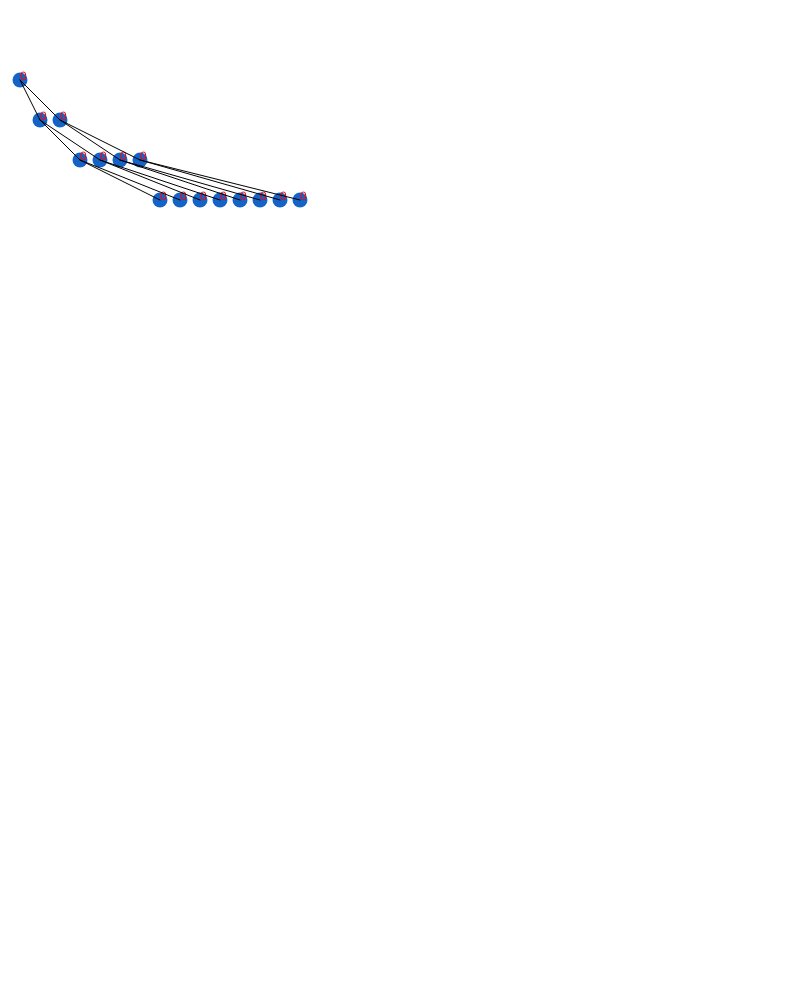
Frame 1 (no input)
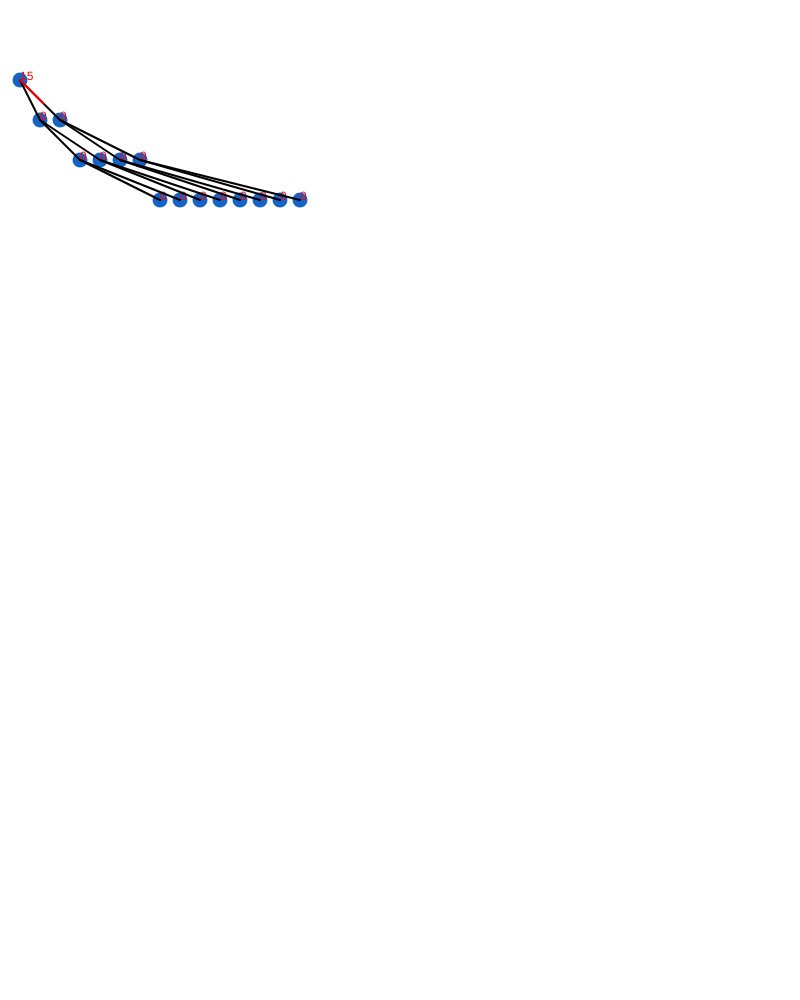
Frame 60 (no input)
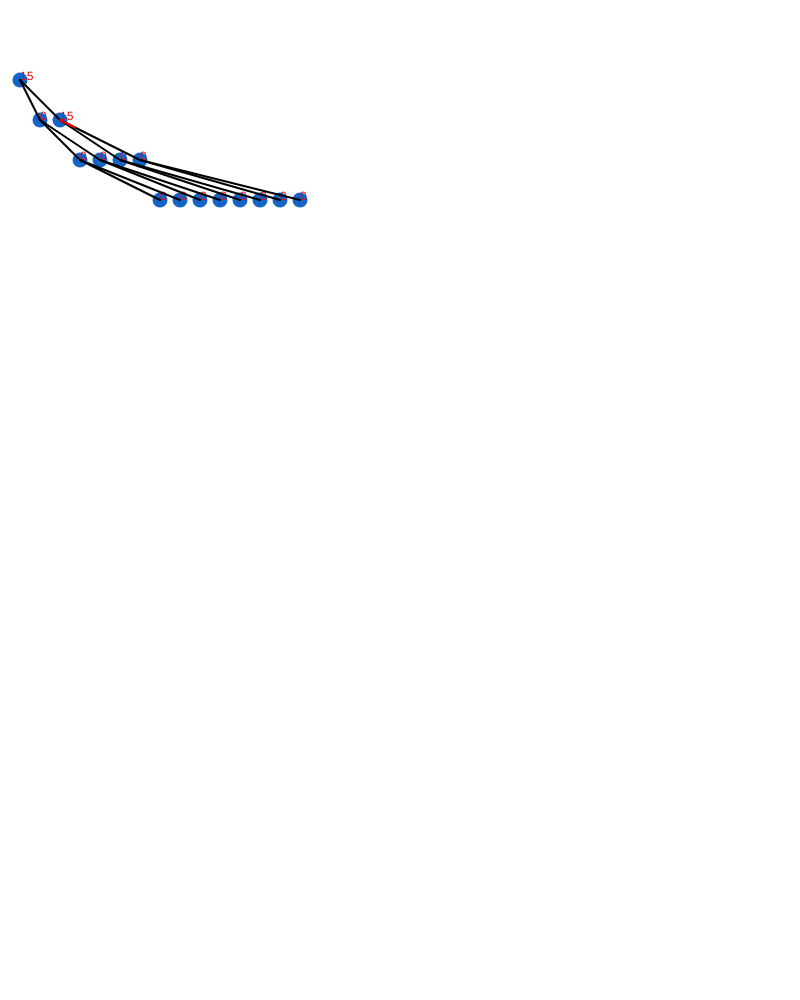
Frame 120 (the mouse pressed at the canvas centre since frame 60)

The p5.js sketch that drew these frames (run headless with seeded random() and noise() and a simulated clock; from frame 60 on, the mouse is pressed at the canvas centre):

// p5.js sketch
// ── sketch.js
let speed = 1;
let ready = true;

class SegNode {
  constructor(x, y, idx, val, c1, c2, leaf) {
    this.idx = idx;
    this.val = val;
    this.leaf = leaf;
    this.c1 = c1;
    this.c2 = c2;
    this.start = createVector(x, y);
    this.animTarget = createVector(x, y);
    this.angle = 0.0;
    this.animating = false;
    this.jobQueue = null;
    this.valQueue = null;
    this.destQueue = null;
  }

  propagate(s, e) {
    this.s = s;
    this.e = e;
    if (this.leaf) return;
    const m = Math.floor((s + e) / 2);
    this.c1.propagate(s, m);
    this.c2.propagate(m + 1, e);
  }

  showDotPair() {
    push();
    fill(20, 100, 200);
    noStroke();
    ellipse(this.start.x, this.start.y, 15);
    fill("red");
    text(this.val, this.start.x, this.start.y);
    //console.log(`showing at ${this.start.x} ${this.start.y}`);
    pop();
  }

  showLine() {
    if (this.leaf) return;
    stroke("black");
    line(this.start.x, this.start.y, this.c1.start.x, this.c1.start.y);
    line(this.start.x, this.start.y, this.c2.start.x, this.c2.start.y);
    if (this.animating) {
      // console.log("animating");
      stroke("red");
      strokeWeight(2);
      line(this.start.x, this.start.y, this.animTarget.x, this.animTarget.y);
    }
  }

  animateLine(target, val) {
    if (this.animating === false) {
      return;
    }
    this.animTarget.x = map(
      this.angle,
      0,
      100,
      this.start.x,
      target.start.x,
      1
    );
    this.animTarget.y = map(
      this.angle,
      0,
      100,
      this.start.y,
      target.start.y,
      1
    );

    // this.current = createVector(tempX, tempY);

    if (
      this.animTarget.x == target.start.x &&
      this.animTarget.y == target.start.y
    ) {
      this.animating = false;
      this.animTarget = this.start.copy();
      this.jobQueue = null;
      target.update(this.valQueue, this.destQueue);
      this.valQueue = null;
      this.destQueue = null;
    }
    this.angle += speed;
  }

  update(val, dest) {
    // console.log("lesgo");
    this.val += val;
    if (this.leaf) {
      ready = true;
      return;
    }

    if (dest <= this.c1.e && this.c1.s <= dest) {
      // console.log("c1");
      this.animating = true;
      this.jobQueue = this.c1;
    } else if (dest <= this.c2.e && this.c2.s <= dest) {
      // console.log("c2");
      this.animating = true;
      this.jobQueue = this.c2;
    }
    this.valQueue = val;
    this.destQueue = dest;
  }
  updateAnimations() {
    if (this.jobQueue) this.animateLine(this.jobQueue);
  }
}
class segtree {
  constructor(size) {
    let sz = 1;
    while (sz <= size) sz *= 2;
    this.size = sz;
    this.tree = new Array(sz * 2);
  }
  update(pos, val) {
    let idx = pos + this.size - 1;
    while (idx > 0) {
      this.tree[idx] += val;
      idx /= 2;
    }
  }
  getsum(n, s, e, l, r) {
    if (r < s || e < l) return 0;
    if (l <= s && e <= r) return this.tree[n];
    const m = (s + e) >> 1;
    return (
      this.getsum(n * 2, s, m, l, r) + this.getsum(n * 2 + 1, m + 1, e, l, r)
    );
  }
}

function getlevel(x) {
  let lv = 1;
  while (x > 0) {
    x /= 2;
    x = Math.floor(x);
    lv++;
  }
  return lv;
}

let x = 0;
let nodeArray = Array(17);
function setup() {
  createCanvas(800, 1000);
  for (let i = 15; i > 0; i--) {
    if (i >= 8) {
      nodeArray[i] = new SegNode(
        i * 20,
        getlevel(i) * 40,
        i,
        0,
        null,
        null,
        true
      );
    } else {
      nodeArray[i] = new SegNode(
        i * 20,
        getlevel(i) * 40,
        i,
        0,
        nodeArray[i * 2],
        nodeArray[i * 2 + 1],
        false
      );
    }
  }
  nodeArray[1].propagate(1, 16);
}

function draw() {
  background(255);
  // if (mouseIsPressed) {
  //   fill(0);
  // } else fill(255);
  for (let i = 1; i <= 16; i++) {
    const n = nodeArray[i];
    if (!n) continue;
    n.showDotPair();
    n.updateAnimations();
  }
  for (let i = 1; i <= 16; i++) {
    const n = nodeArray[i];
    if (!n) continue;
    n.showLine();
  }
  if (ready) {
    ready = false;
    nodeArray[1].update(
      Math.floor(Math.random() * 16) + 1,
      Math.floor(Math.random() * 16) + 1
    );
  }
}
